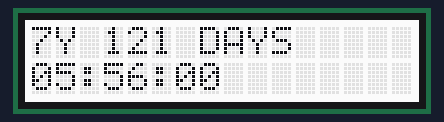
A sketch run on a simulated Arduino Uno, built with avr-gcc and run on an emulated ATmega328P. Parts: 16×2 character LCD. The local clock reads 2024-03-15 10:24:30 at power-on unless the sketch sets it; what the sketch prints to the serial monitor is not drawn.

Above: at 0.1 s.
At 4.2 s:
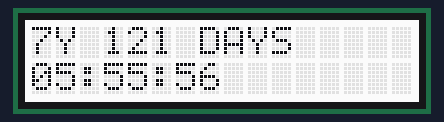
At 9.4 s:
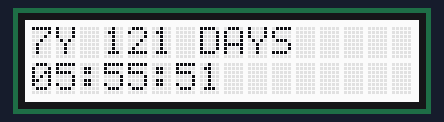
At 18.6 s:
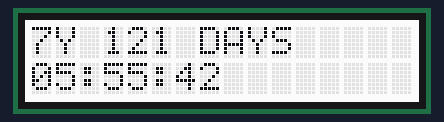
At 27.8 s:
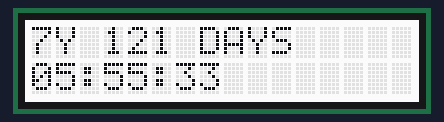
At 38.0 s:
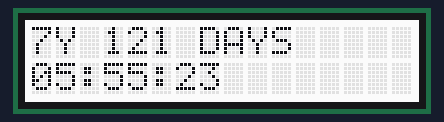

The sketch:

codigo_grove.ino
```cpp
 //Now the connections are ready.
//Please refer to the description of the video
//for the code and live project simulator link!

// Date and time functions using a DS1307 RTC connected via I2C and Wire lib
#include <Wire.h>     // include Arduino Wire library
#include "rgb_lcd.h"  // include Seeed Studio LCD library
#include <RTClib.h>
RTC_DS1307 rtc;
rgb_lcd lcd;  // initialize LCD library

void setup () {
  Serial.begin(57600);
  lcd.begin(16,2);

#ifndef ESP8266
  while (!Serial); // wait for serial port to connect. Needed for native USB
#endif

  if (! rtc.begin()) {
    Serial.println("Couldn't find RTC");
    lcd.print("Não foi encontrado o LCD."); // se vires isto no LCD, verifica as ligações do LCD e tenta novamente.
    Serial.flush();
    abort();
  }

  if (! rtc.isrunning()) {
    Serial.println("RTC is NOT running, let's set the time!");
    lcd.print("RTC is NOT running!"); // se vires isto no LCD, verifica as ligações do RTC e tenta novamente.

    // When time needs to be set on a new device, or after a power loss, the
    // following line sets the RTC to the date & time this sketch was compiled
    rtc.adjust(DateTime(F(__DATE__), F(__TIME__)));
    // This line sets the RTC with an explicit date & time, for example to set
    // January 21, 2014 at 3am you would call:
    // rtc.adjust(DateTime(2014, 1, 21, 3, 0, 0));
  }

  // When time needs to be re-set on a previously configured device, the
  // following line sets the RTC to the date & time this sketch was compiled
  // rtc.adjust(DateTime(F(__DATE__), F(__TIME__)));
  // This line sets the RTC with an explicit date & time, for example to set
  // January 21, 2014 at 3am you would call:

  rtc.adjust(DateTime(2022, 3, 23, 19, 50, 0)); // ajustar para o tempo atual
}

void loop () {

    DateTime now = rtc.now(); // tempo de agora obtido através do RTC
    DateTime limit = DateTime(2029, 7, 21, 1, 46, 0); //data limite
    TimeSpan future =limit-now; //diferença de tempos

    Serial.print("Current Date: ");
    Serial.print(now.year(), DEC);
    Serial.print('/');
    Serial.print(now.month(), DEC);
    Serial.print('/');
    Serial.print(now.day(), DEC);
    Serial.print(" ");
    Serial.print(now.hour(), DEC);
    Serial.print(':');
    Serial.print(now.minute(), DEC);
    Serial.print(':');
    Serial.println(now.second(), DEC);

    Serial.print("Limit Date: ");
    Serial.print(limit.year(), DEC);
    Serial.print('/');
    Serial.print(limit.month(), DEC);
    Serial.print('/');
    Serial.print(limit.day(), DEC);
    Serial.print(" ");
    Serial.print(limit.hour(), DEC);
    Serial.print(':');
    Serial.print(limit.minute(), DEC);
    Serial.print(':');
    Serial.print(limit.second(), DEC);
    Serial.println();

    lcd.setCursor(0, 0);
    //escrever anos
    lcd.print(future.days()/365, DEC);
    lcd.print("Y ");
    //escrever os dias (modulo de todos os dias por 365 (um ano tem 365 dias))
    lcd.print(future.days()%365, DEC);
    lcd.print(" DAYS");

    lcd.setCursor(0, 1); //ir para a linha de baixo
    //escrever as horas restantes neste formato "HORAS:MINUTOS:SEGUNDOS"
    printlcd(future.hours());
    lcd.print(':');
    printlcd(future.minutes());
    lcd.print(':');
    printlcd(future.seconds());
    delay(1000); //espera 1 segundo até voltar a atualizar!
}

//funcao para dar print a 0's antes do numero
void printlcd(uint16_t val)
{
    if (val < 10) lcd.print("0"); // se o numero for menor que 10, adiciona um 0 antes de dar print
    lcd.print(val);
}
```

Measured:
- what the display in image 1 shows lasts 1.0 s, from 4.2 s to 5.2 s
